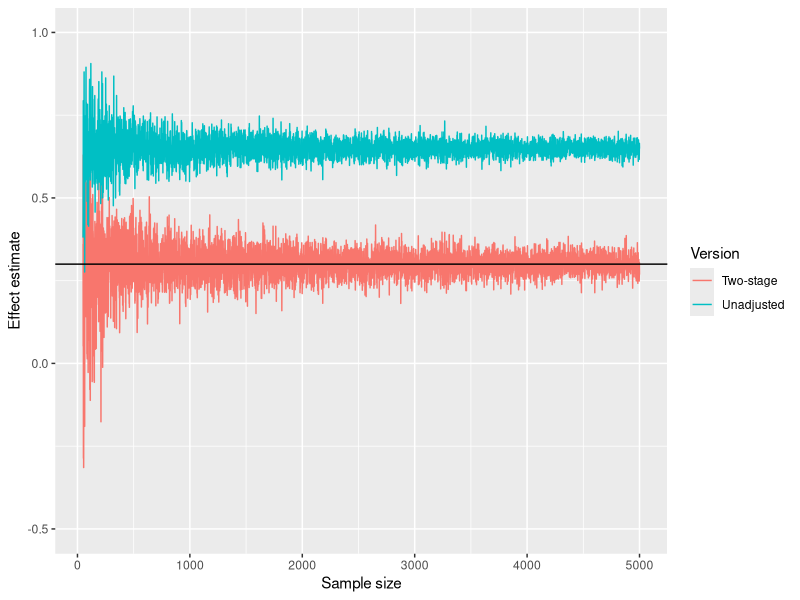
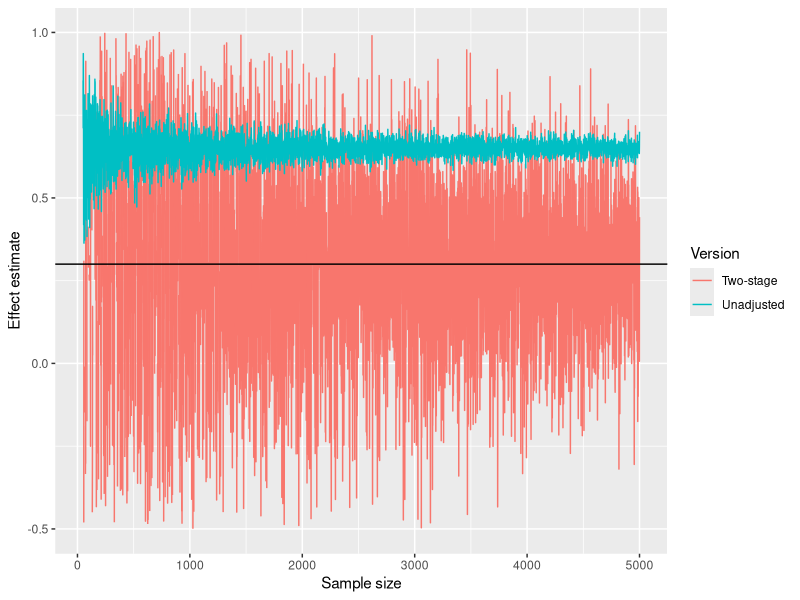

The R source for these figures, in order:
## ---- chunk 1
knitr::opts_chunk$set(echo = TRUE, warning = FALSE, message = FALSE)

library(ggplot2)
library(mvtnorm)
## ---- chunk 2
minN <- 50
maxN <- 5000

cor_x1_z <- 0.7
cor_x1_x2 <- -0.5
cor_x2_z <- 0.0

sigma <- matrix(c(1,cor_x1_x2,cor_x1_z,
                  cor_x1_x2,1,cor_x2_z,
                  cor_x1_z,cor_x2_z,1),ncol = 3)

beta_2s <- rep(NA,maxN-minN+1) 
beta    <- rep(NA,maxN-minN+1)

# Loop 
i <- 1
for (n in minN:maxN) {

  X <- rmvnorm(n,mean=c(0,0,0),sigma=sigma, method="eigen")
  x1 <- X[,1]
  x2 <- X[,2]
  z <-  X[,3]
  
  y <- 0.3*x1 - 0.7*x2 + rnorm(n) 
  xhat <- lm(x1 ~ z)$fitted.values
  
  beta[i] <- lm(y ~ x1)$coefficients[2]
  beta_2s[i] <- lm(y ~ xhat)$coefficients[2]
  i <- i+1

}

# Make dfs
df_raw <- data.frame(n=minN:maxN,beta=beta,Version=rep('Unadjusted',maxN-minN+1))
df_2s  <-  data.frame(n=minN:maxN,beta=beta_2s,Version=rep('Two-stage',maxN-minN+1))
df <- rbind(df_raw,df_2s)
## ---- chunk 3
ggplot(df, aes(x=n,y=beta,color=Version)) + geom_line() + geom_hline(yintercept = 0.3) + xlab('Sample size') + ylab('Effect estimate') +  scale_y_continuous(limits=c(-0.5,1))
## ---- chunk 4
minN <- 50
maxN <- 5000

cor_x1_z <- 0.1
cor_x1_x2 <- -0.5
cor_x2_z <- 0.0

sigma <- matrix(c(1,cor_x1_x2,cor_x1_z,
                  cor_x1_x2,1,cor_x2_z,
                  cor_x1_z,cor_x2_z,1),ncol = 3)

beta_2s <- rep(NA,maxN-minN+1) 
beta    <- rep(NA,maxN-minN+1)

# Loop 
i <- 1
for (n in minN:maxN) {

  X <- rmvnorm(n,mean=c(0,0,0),sigma=sigma, method="eigen")
  x1 <- X[,1]
  x2 <- X[,2]
  z <-  X[,3]
  
  y <- 0.3*x1 - 0.7*x2 + rnorm(n) 
  xhat <- lm(x1 ~ z)$fitted.values
  
  beta[i] <- lm(y ~ x1)$coefficients[2]
  beta_2s[i] <- lm(y ~ xhat)$coefficients[2]
  i <- i+1

}

# Make dfs
df_raw <- data.frame(n=minN:maxN,beta=beta,Version=rep('Unadjusted',maxN-minN+1))
df_2s  <-  data.frame(n=minN:maxN,beta=beta_2s,Version=rep('Two-stage',maxN-minN+1))
df <- rbind(df_raw,df_2s)
## ---- chunk 5
ggplot(df, aes(x=n,y=beta,color=Version)) + geom_line() + geom_hline(yintercept = 0.3) + xlab('Sample size') + ylab('Effect estimate') +  scale_y_continuous(limits=c(-0.5,1))
